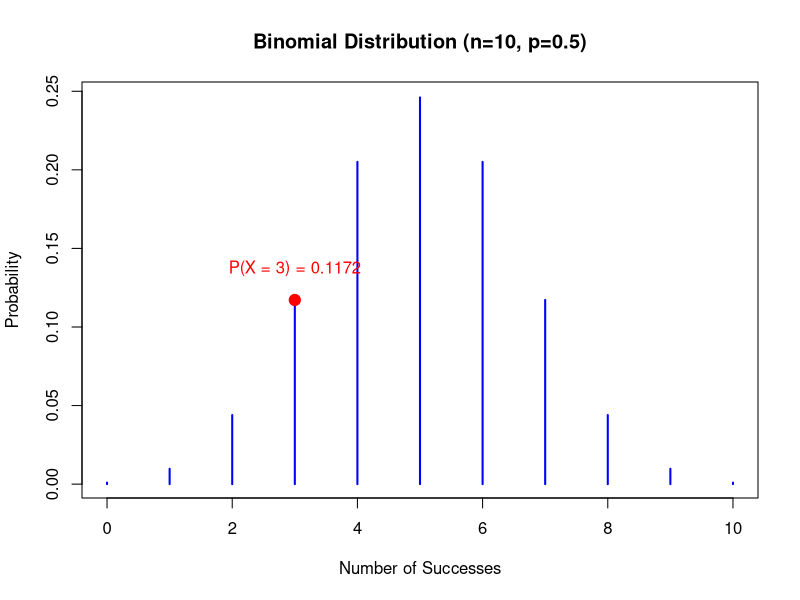
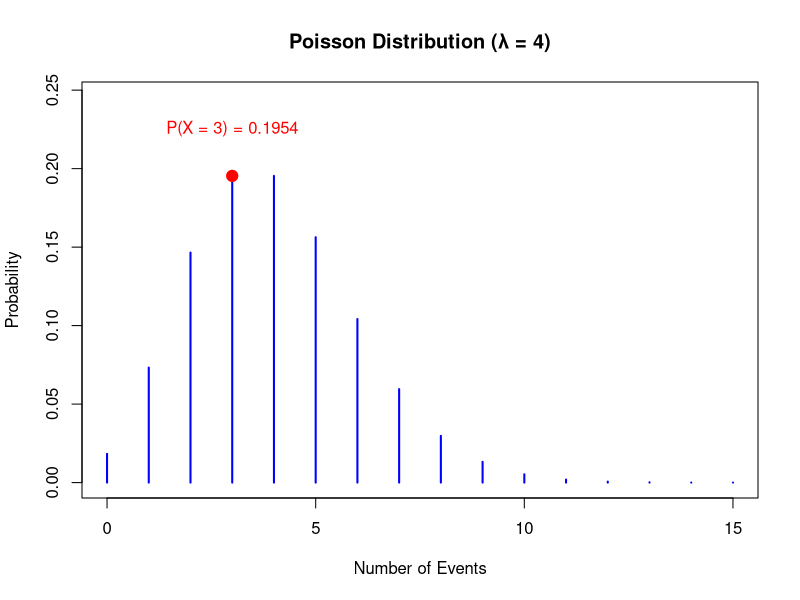
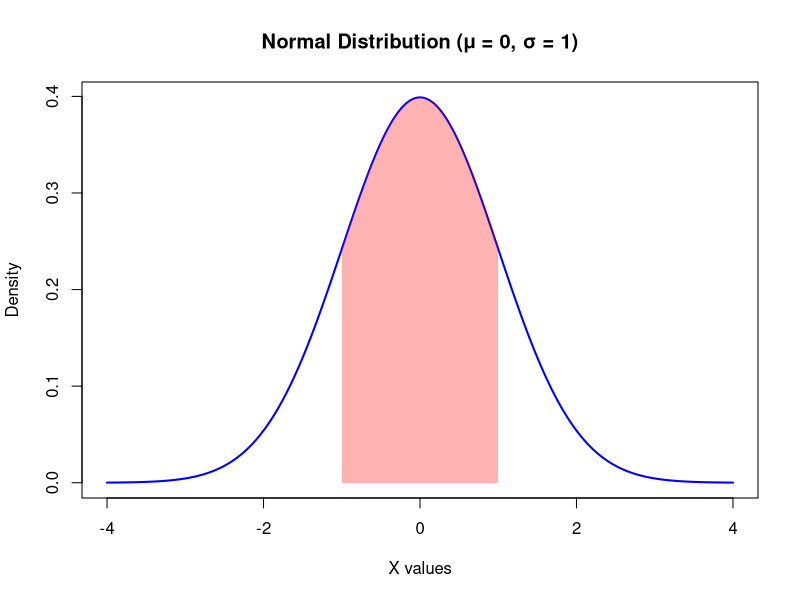

Recreate these plots in R, in order.
# Binomial Distribution Setup

    n <- 10   # Number of trials
    p <- 0.5  # Probability of success
    x <- 0:n  # Possible outcomes
    
    # PMF Plot with Highlight for P(X = 3)
    plot(x, dbinom(x, n, p), type="h", col="blue", lwd=2, 
         main="Binomial Distribution (n=10, p=0.5)", 
         xlab="Number of Successes", ylab="Probability")
    
    # Highlight P(X = 3) on the graph
    points(3, dbinom(3, n, p), col="red", pch=19, cex=1.5)
    text(3, dbinom(3, n, p) + 0.02, 
         paste("P(X = 3) =", round(dbinom(3, n, p), 4)), col="red")
    
    # Display Probability Values
    cat("PMF (P(X = 3)):", dbinom(3, n, p), "\n")
    cat("CDF (P(X ≤ 3)):", pbinom(3, n, p), "\n")
    
    # Generate and Display Random Samples
    random_samples <- rbinom(5, n, p)
    cat("Random Samples:", random_samples, "\n")
    
    
# Poisson Distribution Setup

    lambda <- 4  # Mean number of occurrences
    x <- 0:15    # Possible outcomes
    y_values <- dpois(x, lambda)  # PMF values
    
    # PMF Plot with Adjusted Y-axis Limit
    plot(x, y_values, type="h", col="blue", lwd=2,
         main="Poisson Distribution (λ = 4)", 
         xlab="Number of Events", ylab="Probability",
         ylim=c(0, max(y_values) + 0.05))  # Extend y-axis limit
    
    # Highlight P(X = 3) on the graph
    points(3, dpois(3, lambda), col="red", pch=19, cex=1.5)
    text(3, dpois(3, lambda) + 0.03,  # Adjusted text position
         paste("P(X = 3) =", round(dpois(3, lambda), 4)), col="red")
    
    # Display Probability Values
    cat("PMF (P(X = 3)):", dpois(3, lambda), "\n")
    cat("CDF (P(X ≤ 3)):", ppois(3, lambda), "\n")
    
    # Generate and Display Random Samples
    random_samples <- rpois(5, lambda)
    cat("Random Samples:", random_samples, "\n")
    
    
    
# Normal Distribution Setup

        mean <- 0       # Mean (μ)
    sd <- 1         # Standard Deviation (σ)
    x <- seq(-4, 4, by = 0.01)  # Range of x values
    
    # PDF Plot with Highlight for P(X between -1 and 1)
    plot(x, dnorm(x, mean, sd), type="l", col="blue", lwd=2,
         main="Normal Distribution (μ = 0, σ = 1)",
         xlab="X values", ylab="Density")
    
    # Highlight area under the curve for P(-1 ≤ X ≤ 1)
    x_shade <- seq(-1, 1, by = 0.01)
    y_shade <- dnorm(x_shade, mean, sd)
    polygon(c(-1, x_shade, 1), c(0, y_shade, 0), col=rgb(1, 0, 0, 0.3), border=NA)
    
    # Display Probability Values
    cat("PDF (P(X = 0)):", dnorm(0, mean, sd), "\n")
    cat("CDF (P(X ≤ 1)):", pnorm(1, mean, sd), "\n")
    
    # Generate and Display Random Samples
    random_samples <- rnorm(5, mean, sd)
    cat("Random Samples:", random_samples, "\n")
